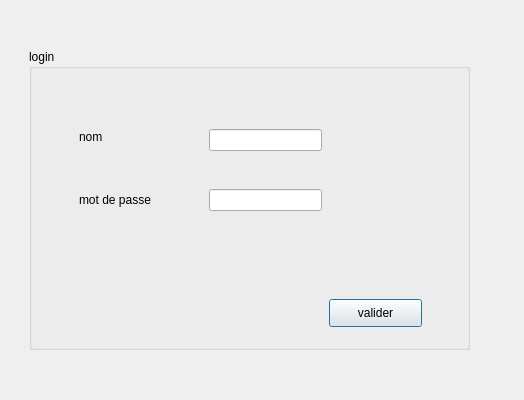
<?xml version="1.0" encoding="UTF-8"?>
<ui version="4.0">
 <class>login</class>
 <widget class="QDialog" name="login">
  <property name="geometry">
   <rect>
    <x>0</x>
    <y>0</y>
    <width>524</width>
    <height>400</height>
   </rect>
  </property>
  <property name="windowTitle">
   <string>Dialog</string>
  </property>
  <widget class="QGroupBox" name="groupBox">
   <property name="geometry">
    <rect>
     <x>29</x>
     <y>49</y>
     <width>441</width>
     <height>301</height>
    </rect>
   </property>
   <property name="title">
    <string>login</string>
   </property>
   <widget class="QLabel" name="label">
    <property name="geometry">
     <rect>
      <x>50</x>
      <y>80</y>
      <width>56</width>
      <height>16</height>
     </rect>
    </property>
    <property name="text">
     <string>nom</string>
    </property>
   </widget>
   <widget class="QLabel" name="label_2">
    <property name="geometry">
     <rect>
      <x>50</x>
      <y>140</y>
      <width>81</width>
      <height>21</height>
     </rect>
    </property>
    <property name="text">
     <string>mot de passe</string>
    </property>
   </widget>
   <widget class="QLineEdit" name="nom_login">
    <property name="geometry">
     <rect>
      <x>180</x>
      <y>80</y>
      <width>113</width>
      <height>22</height>
     </rect>
    </property>
   </widget>
   <widget class="QLineEdit" name="mdp_login">
    <property name="geometry">
     <rect>
      <x>180</x>
      <y>140</y>
      <width>113</width>
      <height>22</height>
     </rect>
    </property>
   </widget>
   <widget class="QPushButton" name="pushButton_login">
    <property name="geometry">
     <rect>
      <x>300</x>
      <y>250</y>
      <width>93</width>
      <height>28</height>
     </rect>
    </property>
    <property name="text">
     <string>valider</string>
    </property>
   </widget>
  </widget>
 </widget>
 <resources/>
 <connections/>
</ui>
